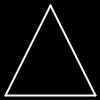
Frame 1 (no input)
Frame 60 (the mouse pressed at the canvas centre just before this capture): identical to frame 1, image omitted
Frame 120 (the mouse held since frame 60 and released just before this capture): identical to frame 1, image omitted

The Processing sketch that drew this single still picture (run headless with seeded random() and noise(); from frame 60 on, the mouse is pressed at the canvas centre):

// Processing sketch: oop_example_a
// ── oop_example_a.pde
///////////////////////////////
// TRIANGLE EXAMPLE AS CLASS //
///////////////////////////////
// Declare variables, shorthand way
Point2d a, b, c;
Triangle tri;

void setup()
{
  size(100, 100);
  // Set the drawing settings
  stroke(255);
  strokeWeight(2);

  // Set points data by instantiating new objects of the Point2d class
  a = new Point2d (width/2, 5);
  b = new Point2d (width-5, height-5);
  c = new Point2d (5, height-5);
  // Instantiate new object of the triangle class
  tri = new Triangle (a, b, c);
}

void draw()
{
  background(0);
  tri.render();
}

class Point2d
{
  int x, y;
  Point2d(int x, int y)
  {
    this.x = x;
    this.y = y;
  }
}


class Triangle
{
  Point2d a, b, c;

  Triangle(Point2d a, Point2d b, Point2d c)
  {
    this.a = a;
    this.b = b;
    this.c = c;
  }

  void render()
  {
    line(a.x, a.y, b.x, b.y);
    line(b.x, b.y, c.x, c.y);
    line(c.x, c.y, a.x, a.y);
  }
}
